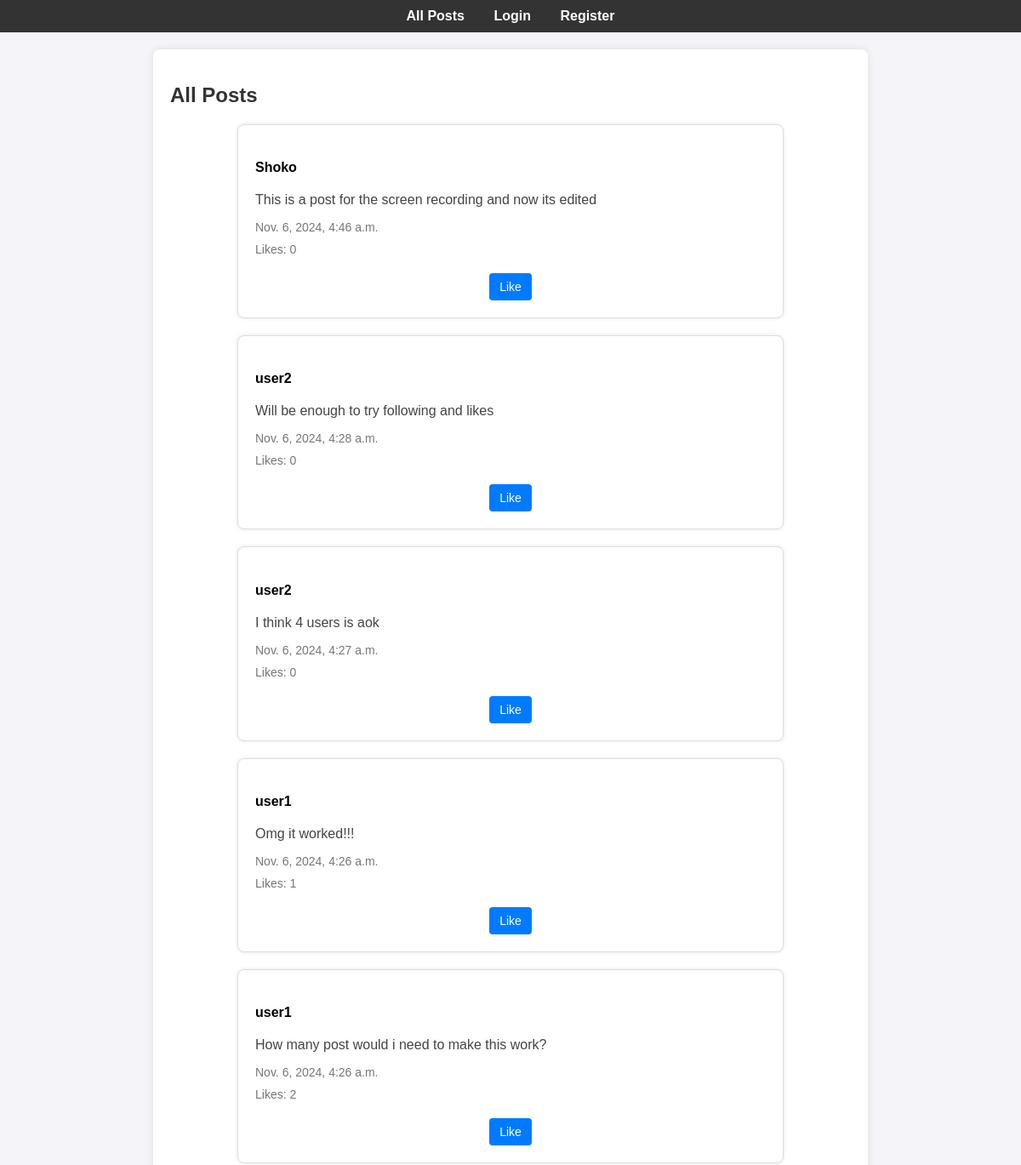
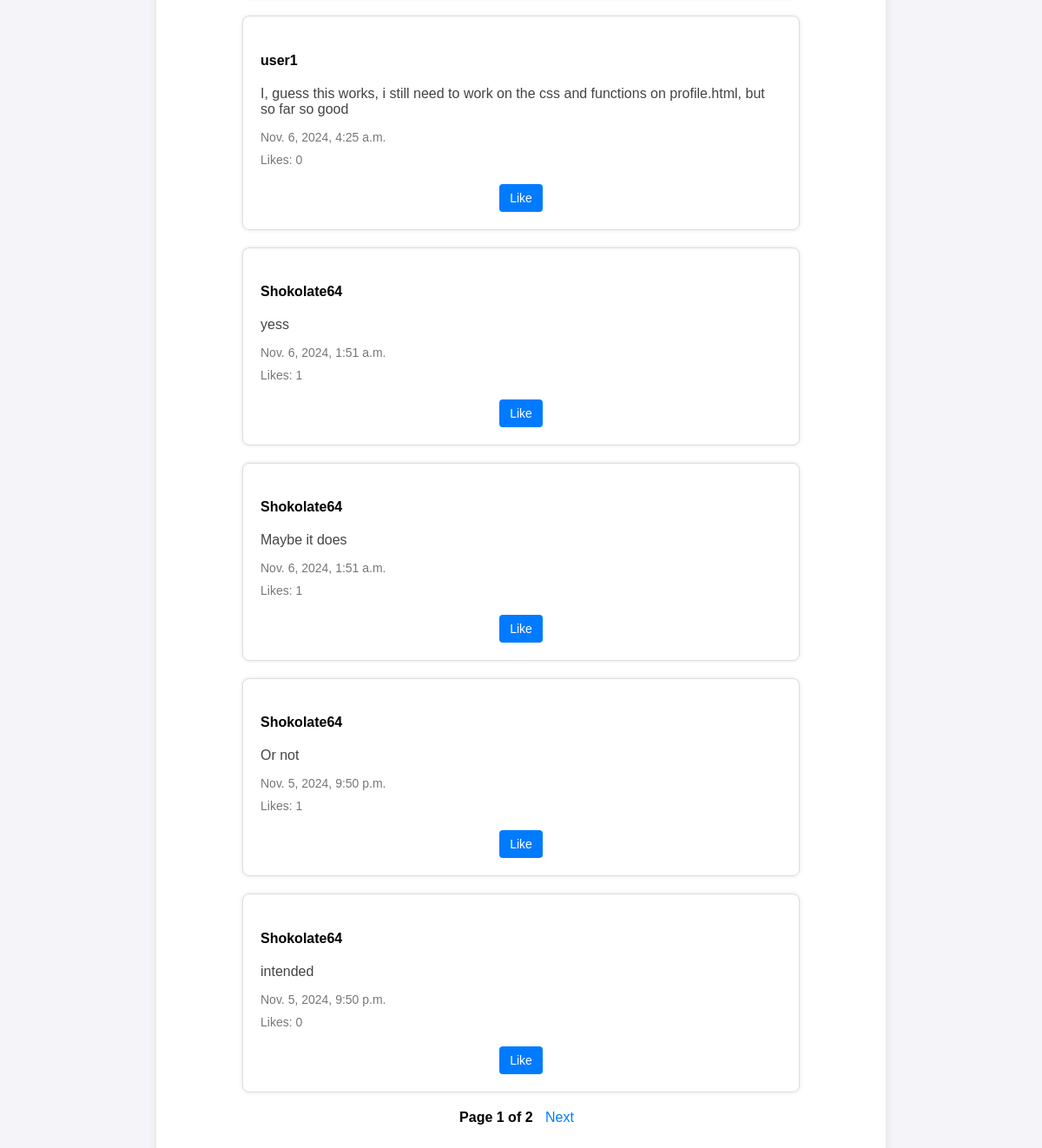
The page / on the database its author committed (2 pictures, top to bottom).
### network/models.py (models this page shows, shortened)
class Post(models.Model):
    user = models.ForeignKey(User, on_delete=models.CASCADE, related_name="posts")
    content = models.TextField()
    timestamp = models.DateTimeField(auto_now_add=True)
    likes = models.ManyToManyField(User, blank=True, related_name="liked_posts")

class User(AbstractUser):
    pass

### network/views.py (the view)
# urls.py: path("", views.all_posts, name="all_posts"),
def all_posts(request):
    posts = Post.objects.all().order_by("-timestamp")
    paginator = Paginator(posts, 10)  # Muestra 10 publicaciones por página
    page_number = request.GET.get("page")
    page_obj = paginator.get_page(page_number)
    return render(request, "network/all_posts.html", {"page_obj": page_obj})

### network/templates/network/all_posts.html (shortened to what this page needs)
{% extends "network/layout.html" %}
{% block content %}
<h2>All Posts</h2>
{% for post in page_obj %}
    <div class="post-container">
        <h4 class="post-username"><a href="{% url 'profile' post.user.id %}" class="user-link" data-user-id="{{ post.user.id }}">{{ post.user.username }}</a></h4>
        <div class="post-content" id="post-content-{{ post.id }}">{{ post.content }}</div>
        <small class="post-timestamp">{{ post.timestamp }}</small>
        <p id="like-count-{{ post.id }}" class="post-likes">Likes: {{ post.likes.count }}</p>
        <div class="post-buttons">
          <button class="like-button" data-post-id="{{ post.id }}">
            {% if user in post.likes.all %}
                Unlike
            {% else %}
                Like
            {% endif %}
        </div>
    </div>
{% endfor %}
<div class="pagination">
    <span>Page {{ page_obj.number }} of {{ page_obj.paginator.num_pages }}</span>
    {% if page_obj.has_next %}
        <a href="?page={{ page_obj.next_page_number }}">Next</a>
    {% endif %}
</div>
{% endblock %}

### network/templates/network/layout.html (shortened to what this page needs)
{% load static %}
<!DOCTYPE html>
<html lang="en">
<head>
    <link rel="stylesheet" href="{% static 'network/styles.css' %}">
</head>
<body data-authenticated="{% if user.is_authenticated %}true{% else %}false{% endif %}">
    <header>
        <nav>
            <a href="{% url 'all_posts' %}">All Posts</a>
            {% if user.is_authenticated %}
                <a href="{% url 'following' %}">Following</a>
                <a href="{% url 'profile' user.id %}">Profile</a>
                <a href="{% url 'logout' %}">Logout</a>
            {% else %}
                <a href="{% url 'login' %}">Login</a>
                <a href="{% url 'register' %}">Register</a>
            {% endif %}
        </nav>
    </header>
    <main>
        {% block content %}{% endblock %}
    </main>
</body>
</html>

### network/static/network/styles.css (style rules this page uses)
body { font-family: Arial, sans-serif; background-color: #f4f4f9; margin: 0; padding: 0; }
header { background-color: #333; color: #fff; padding: 10px 0; text-align: center; }
nav a { color: #fff; margin: 0 15px; text-decoration: none; font-weight: bold; }
main { max-width: 800px; margin: 20px auto; padding: 20px; background-color: #fff; border-radius: 8px; box-shadow: 0 0 10px rgba(0, 0, 0, 0.1); }
h2 { color: #333; }
small { color: #888; }
button, .like-button { background-color: #007bff; color: #fff; border: none; border-radius: 4px; padding: 8px 12px; cursor: pointer; font-size: 14px; }
.pagination { text-align: center; margin: 20px 0; }
.pagination a { margin: 0 10px; color: #007bff; text-decoration: none; }
.pagination span { font-weight: bold; }
.post-container { max-width: 600px; margin: 20px auto; padding: 20px; background-color: #fff; border: 1px solid #ddd; border-radius: 8px; box-shadow: 0 0 5px rgba(0, 0, 0, 0.1); display: flex; flex-direction: column; align-items: flex-start; text-align: left; }
.post-username { font-weight: bold; color: #333; margin-bottom: 10px; }
.post-content { font-size: 16px; color: #444; margin: 10px 0; align-self: flex-start; }
.post-timestamp, .post-likes { font-size: 14px; color: #777; margin: 5px 0; align-self: flex-start; }
.post-buttons { display: flex; gap: 10px; justify-content: center; width: 100%; margin-top: 15px; }
.edit-button, .like-button { padding: 8px 12px; background-color: #007bff; color: #fff; border: none; border-radius: 4px; font-size: 14px; cursor: pointer; transition: background-color 0.3s; }
.user-link { color: black; text-decoration: none; font-weight: bold; }

### rows shown on the page
Post: user.username "Shoko", content "This is a post for the screen recording and now its edited", timestamp "Nov. 6, 2024, 4:46 a.m.", likes.count "0", shows "Like"
Post: user.username "user2", content "Will be enough to try following and likes", timestamp "Nov. 6, 2024, 4:28 a.m.", likes.count "0", shows "Like"
Post: user.username "user2", content "I think 4 users is aok", timestamp "Nov. 6, 2024, 4:27 a.m.", likes.count "0", shows "Like"
Post: user.username "user1", content "Omg it worked!!!", timestamp "Nov. 6, 2024, 4:26 a.m.", likes.count "1", shows "Like"
Post: user.username "user1", content "How many post would i need to make this work?", timestamp "Nov. 6, 2024, 4:26 a.m.", likes.count "2", shows "Like"
Post: user.username "user1", content "I, guess this works, i still need to work on the css and functions on profile.html, but so far so good", timestamp "Nov. 6, 2024, 4:25 a.m.", likes.count "0", shows "Like"
Post: user.username "Shokolate64", content "yess", timestamp "Nov. 6, 2024, 1:51 a.m.", likes.count "1", shows "Like"
Post: user.username "Shokolate64", content "Maybe it does", timestamp "Nov. 6, 2024, 1:51 a.m.", likes.count "1", shows "Like"
Post: user.username "Shokolate64", content "Or not", timestamp "Nov. 5, 2024, 9:50 p.m.", likes.count "1", shows "Like"
Post: user.username "Shokolate64", content "intended", timestamp "Nov. 5, 2024, 9:50 p.m.", likes.count "0", shows "Like"

### other values the page prints
{{ page_obj.number }} "1"
{{ page_obj.paginator.num_pages }} "2"
